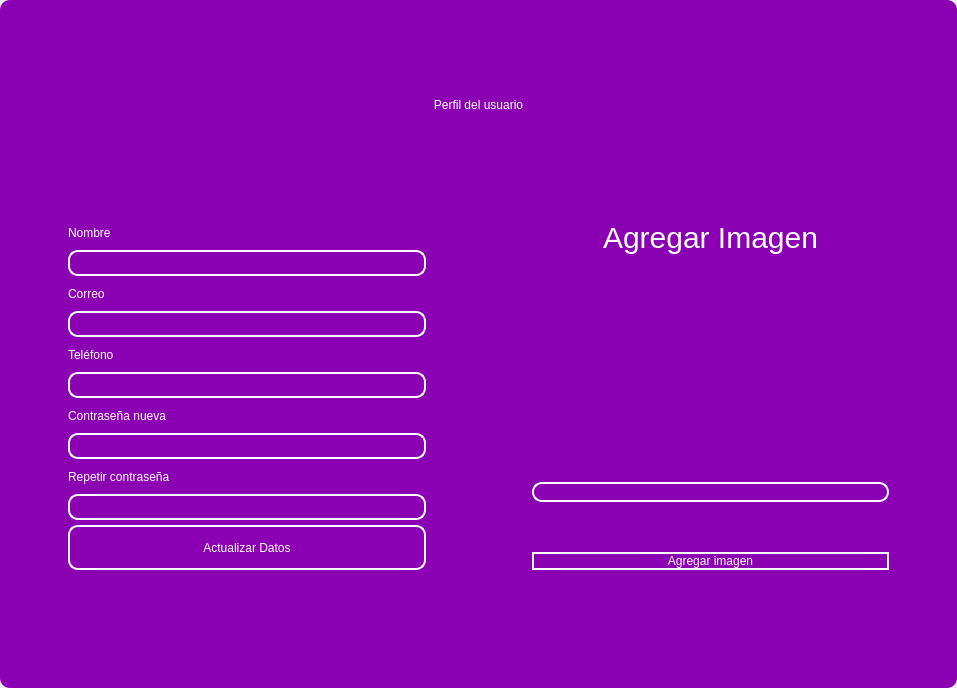
<?xml version="1.0" encoding="UTF-8"?>
<ui version="4.0">
 <class>MainWindow</class>
 <widget class="QMainWindow" name="MainWindow">
  <property name="geometry">
   <rect>
    <x>0</x>
    <y>0</y>
    <width>957</width>
    <height>688</height>
   </rect>
  </property>
  <property name="windowTitle">
   <string>MainWindow</string>
  </property>
  <property name="styleSheet">
   <string notr="true"/>
  </property>
  <widget class="QWidget" name="centralwidget">
   <property name="styleSheet">
    <string notr="true"/>
   </property>
   <layout class="QVBoxLayout" name="verticalLayout">
    <property name="spacing">
     <number>0</number>
    </property>
    <property name="leftMargin">
     <number>0</number>
    </property>
    <property name="topMargin">
     <number>0</number>
    </property>
    <property name="rightMargin">
     <number>0</number>
    </property>
    <property name="bottomMargin">
     <number>0</number>
    </property>
    <item>
     <widget class="QFrame" name="frame">
      <property name="enabled">
       <bool>true</bool>
      </property>
      <property name="styleSheet">
       <string notr="true">
QFrame {
border-radius:10px;
background-color: rgb(140, 0, 179);
 }
</string>
      </property>
      <property name="frameShape">
       <enum>QFrame::StyledPanel</enum>
      </property>
      <property name="frameShadow">
       <enum>QFrame::Raised</enum>
      </property>
      <layout class="QVBoxLayout" name="verticalLayout_2">
       <item>
        <widget class="QFrame" name="frame_superior">
         <property name="minimumSize">
          <size>
           <width>0</width>
           <height>40</height>
          </size>
         </property>
         <property name="maximumSize">
          <size>
           <width>16777215</width>
           <height>40</height>
          </size>
         </property>
         <property name="styleSheet">
          <string notr="true">QPushButton{
border-radius:18px;
}

QPushButton:hover{
	background-color: rgb(0, 0, 0);
}
</string>
         </property>
         <property name="frameShape">
          <enum>QFrame::StyledPanel</enum>
         </property>
         <property name="frameShadow">
          <enum>QFrame::Raised</enum>
         </property>
         <layout class="QHBoxLayout" name="horizontalLayout_3">
          <property name="spacing">
           <number>4</number>
          </property>
          <property name="leftMargin">
           <number>0</number>
          </property>
          <property name="topMargin">
           <number>0</number>
          </property>
          <property name="rightMargin">
           <number>0</number>
          </property>
          <property name="bottomMargin">
           <number>0</number>
          </property>
          <item>
           <widget class="QPushButton" name="btn_icon">
            <property name="text">
             <string/>
            </property>
            <property name="iconSize">
             <size>
              <width>40</width>
              <height>40</height>
             </size>
            </property>
           </widget>
          </item>
          <item>
           <spacer name="horizontalSpacer_2">
            <property name="orientation">
             <enum>Qt::Horizontal</enum>
            </property>
            <property name="sizeHint" stdset="0">
             <size>
              <width>443</width>
              <height>20</height>
             </size>
            </property>
           </spacer>
          </item>
          <item>
           <widget class="QPushButton" name="btn_exit">
            <property name="minimumSize">
             <size>
              <width>38</width>
              <height>38</height>
             </size>
            </property>
            <property name="maximumSize">
             <size>
              <width>38</width>
              <height>38</height>
             </size>
            </property>
            <property name="cursor">
             <cursorShape>PointingHandCursor</cursorShape>
            </property>
            <property name="text">
             <string/>
            </property>
            <property name="iconSize">
             <size>
              <width>35</width>
              <height>35</height>
             </size>
            </property>
           </widget>
          </item>
          <item>
           <widget class="QPushButton" name="bt_minimizar">
            <property name="minimumSize">
             <size>
              <width>38</width>
              <height>38</height>
             </size>
            </property>
            <property name="maximumSize">
             <size>
              <width>38</width>
              <height>38</height>
             </size>
            </property>
            <property name="cursor">
             <cursorShape>PointingHandCursor</cursorShape>
            </property>
            <property name="text">
             <string/>
            </property>
            <property name="icon">
             <iconset>
              <normaloff>image/minus.svg</normaloff>image/minus.svg</iconset>
            </property>
            <property name="iconSize">
             <size>
              <width>38</width>
              <height>38</height>
             </size>
            </property>
           </widget>
          </item>
          <item>
           <widget class="QPushButton" name="bt_maximizar">
            <property name="minimumSize">
             <size>
              <width>38</width>
              <height>38</height>
             </size>
            </property>
            <property name="maximumSize">
             <size>
              <width>38</width>
              <height>38</height>
             </size>
            </property>
            <property name="cursor">
             <cursorShape>PointingHandCursor</cursorShape>
            </property>
            <property name="text">
             <string/>
            </property>
            <property name="icon">
             <iconset>
              <normaloff>image/chevron-up.svg</normaloff>image/chevron-up.svg</iconset>
            </property>
            <property name="iconSize">
             <size>
              <width>38</width>
              <height>38</height>
             </size>
            </property>
           </widget>
          </item>
          <item>
           <widget class="QPushButton" name="bt_restaurar">
            <property name="minimumSize">
             <size>
              <width>38</width>
              <height>38</height>
             </size>
            </property>
            <property name="maximumSize">
             <size>
              <width>38</width>
              <height>38</height>
             </size>
            </property>
            <property name="cursor">
             <cursorShape>PointingHandCursor</cursorShape>
            </property>
            <property name="text">
             <string/>
            </property>
            <property name="icon">
             <iconset>
              <normaloff>image/chevron-down.svg</normaloff>image/chevron-down.svg</iconset>
            </property>
            <property name="iconSize">
             <size>
              <width>38</width>
              <height>38</height>
             </size>
            </property>
           </widget>
          </item>
          <item>
           <widget class="QPushButton" name="bt_cerrar">
            <property name="minimumSize">
             <size>
              <width>38</width>
              <height>38</height>
             </size>
            </property>
            <property name="maximumSize">
             <size>
              <width>38</width>
              <height>38</height>
             </size>
            </property>
            <property name="cursor">
             <cursorShape>PointingHandCursor</cursorShape>
            </property>
            <property name="text">
             <string/>
            </property>
            <property name="icon">
             <iconset>
              <normaloff>image/x.svg</normaloff>image/x.svg</iconset>
            </property>
            <property name="iconSize">
             <size>
              <width>38</width>
              <height>38</height>
             </size>
            </property>
           </widget>
          </item>
         </layout>
        </widget>
       </item>
       <item>
        <widget class="QLabel" name="label">
         <property name="minimumSize">
          <size>
           <width>0</width>
           <height>100</height>
          </size>
         </property>
         <property name="maximumSize">
          <size>
           <width>16777215</width>
           <height>100</height>
          </size>
         </property>
         <property name="styleSheet">
          <string notr="true">font: 30pt &quot;MS Shell Dlg 2&quot;;
color: rgb(255, 255, 255);</string>
         </property>
         <property name="text">
          <string>Perfil del usuario</string>
         </property>
         <property name="alignment">
          <set>Qt::AlignCenter</set>
         </property>
        </widget>
       </item>
       <item>
        <widget class="QFrame" name="frame_3">
         <property name="frameShape">
          <enum>QFrame::StyledPanel</enum>
         </property>
         <property name="frameShadow">
          <enum>QFrame::Raised</enum>
         </property>
         <layout class="QHBoxLayout" name="horizontalLayout_4">
          <item>
           <layout class="QVBoxLayout" name="verticalLayout_4">
            <property name="spacing">
             <number>5</number>
            </property>
            <property name="sizeConstraint">
             <enum>QLayout::SetMinAndMaxSize</enum>
            </property>
            <property name="leftMargin">
             <number>50</number>
            </property>
            <property name="topMargin">
             <number>50</number>
            </property>
            <property name="rightMargin">
             <number>50</number>
            </property>
            <property name="bottomMargin">
             <number>100</number>
            </property>
            <item>
             <widget class="QLabel" name="label_2">
              <property name="maximumSize">
               <size>
                <width>200</width>
                <height>25</height>
               </size>
              </property>
              <property name="styleSheet">
               <string notr="true">color: rgb(255, 255, 255);
font: 16pt &quot;MS Shell Dlg 2&quot;;</string>
              </property>
              <property name="text">
               <string>Nombre</string>
              </property>
             </widget>
            </item>
            <item>
             <widget class="QLineEdit" name="nametxt">
              <property name="maximumSize">
               <size>
                <width>500</width>
                <height>30</height>
               </size>
              </property>
              <property name="styleSheet">
               <string notr="true">QLineEdit{
background-color: rgba(0, 0, 0,0);
border-radius:10px; 
font: 12pt &quot;Arial&quot;;
color: rgb(255, 255, 254);
border: 2px solid  rgb(255, 255, 255);

}

QLineEdit:hover{
background-color: rgba(0, 0, 0,0);
border-radius:10px; 
font: 12pt &quot;Arial&quot;;
border: 2px solid  rgb(120, 0, 171);
}

QLineEdit:focus{
background-color: rgb(0, 0, 0);
border-radius:10px; 
font: 12pt &quot;Arial&quot;;
border: 2px solid rgb(120, 0, 171);
}

</string>
              </property>
             </widget>
            </item>
            <item>
             <widget class="QLabel" name="label_3">
              <property name="maximumSize">
               <size>
                <width>200</width>
                <height>25</height>
               </size>
              </property>
              <property name="styleSheet">
               <string notr="true">color: rgb(255, 255, 255);
font: 16pt &quot;MS Shell Dlg 2&quot;;</string>
              </property>
              <property name="text">
               <string>Correo</string>
              </property>
             </widget>
            </item>
            <item>
             <widget class="QLineEdit" name="emailtxt">
              <property name="maximumSize">
               <size>
                <width>500</width>
                <height>30</height>
               </size>
              </property>
              <property name="styleSheet">
               <string notr="true">QLineEdit{
background-color: rgba(0, 0, 0,0);
border-radius:10px; 
font: 12pt &quot;Arial&quot;;
color: rgb(255, 255, 254);
border: 2px solid  rgb(255, 255, 255);

}

QLineEdit:hover{
background-color: rgba(0, 0, 0,0);
border-radius:10px; 
font: 12pt &quot;Arial&quot;;
border: 2px solid  rgb(120, 0, 171);
}

QLineEdit:focus{
background-color: rgb(0, 0, 0);
border-radius:10px; 
font: 12pt &quot;Arial&quot;;
border: 2px solid rgb(120, 0, 171);
}

</string>
              </property>
             </widget>
            </item>
            <item>
             <widget class="QLabel" name="label_6">
              <property name="maximumSize">
               <size>
                <width>200</width>
                <height>25</height>
               </size>
              </property>
              <property name="styleSheet">
               <string notr="true">color: rgb(255, 255, 255);
font: 16pt &quot;MS Shell Dlg 2&quot;;</string>
              </property>
              <property name="text">
               <string>Teléfono</string>
              </property>
             </widget>
            </item>
            <item>
             <widget class="QLineEdit" name="phonetxt">
              <property name="maximumSize">
               <size>
                <width>500</width>
                <height>30</height>
               </size>
              </property>
              <property name="styleSheet">
               <string notr="true">QLineEdit{
background-color: rgba(0, 0, 0,0);
border-radius:10px; 
font: 12pt &quot;Arial&quot;;
color: rgb(255, 255, 254);
border: 2px solid  rgb(255, 255, 255);

}

QLineEdit:hover{
background-color: rgba(0, 0, 0,0);
border-radius:10px; 
font: 12pt &quot;Arial&quot;;
border: 2px solid  rgb(120, 0, 171);
}

QLineEdit:focus{
background-color: rgb(0, 0, 0);
border-radius:10px; 
font: 12pt &quot;Arial&quot;;
border: 2px solid rgb(120, 0, 171);
}

</string>
              </property>
             </widget>
            </item>
            <item>
             <widget class="QLabel" name="label_4">
              <property name="maximumSize">
               <size>
                <width>200</width>
                <height>25</height>
               </size>
              </property>
              <property name="styleSheet">
               <string notr="true">color: rgb(255, 255, 255);
font: 16pt &quot;MS Shell Dlg 2&quot;;</string>
              </property>
              <property name="text">
               <string>Contraseña nueva</string>
              </property>
             </widget>
            </item>
            <item>
             <widget class="QLineEdit" name="passwordtxt">
              <property name="maximumSize">
               <size>
                <width>500</width>
                <height>30</height>
               </size>
              </property>
              <property name="styleSheet">
               <string notr="true">QLineEdit{
background-color: rgba(0, 0, 0,0);
border-radius:10px; 
font: 12pt &quot;Arial&quot;;
color: rgb(255, 255, 254);
border: 2px solid  rgb(255, 255, 255);

}

QLineEdit:hover{
background-color: rgba(0, 0, 0,0);
border-radius:10px; 
font: 12pt &quot;Arial&quot;;
border: 2px solid  rgb(120, 0, 171);
}

QLineEdit:focus{
background-color: rgb(0, 0, 0);
border-radius:10px; 
font: 12pt &quot;Arial&quot;;
border: 2px solid rgb(120, 0, 171);
}

</string>
              </property>
              <property name="echoMode">
               <enum>QLineEdit::Password</enum>
              </property>
             </widget>
            </item>
            <item>
             <widget class="QLabel" name="label_5">
              <property name="maximumSize">
               <size>
                <width>200</width>
                <height>25</height>
               </size>
              </property>
              <property name="styleSheet">
               <string notr="true">color: rgb(255, 255, 255);
font: 16pt &quot;MS Shell Dlg 2&quot;;</string>
              </property>
              <property name="text">
               <string>Repetir contraseña</string>
              </property>
             </widget>
            </item>
            <item>
             <widget class="QLineEdit" name="passwordtxt2">
              <property name="maximumSize">
               <size>
                <width>500</width>
                <height>30</height>
               </size>
              </property>
              <property name="styleSheet">
               <string notr="true">QLineEdit{
background-color: rgba(0, 0, 0,0);
border-radius:10px; 
font: 12pt &quot;Arial&quot;;
color: rgb(255, 255, 254);
border: 2px solid  rgb(255, 255, 255);

}

QLineEdit:hover{
background-color: rgba(0, 0, 0,0);
border-radius:10px; 
font: 12pt &quot;Arial&quot;;
border: 2px solid  rgb(120, 0, 171);
}

QLineEdit:focus{
background-color: rgb(0, 0, 0);
border-radius:10px; 
font: 12pt &quot;Arial&quot;;
border: 2px solid rgb(120, 0, 171);
}

</string>
              </property>
              <property name="echoMode">
               <enum>QLineEdit::Password</enum>
              </property>
             </widget>
            </item>
            <item>
             <widget class="QPushButton" name="btn_update_profile">
              <property name="sizePolicy">
               <sizepolicy hsizetype="Expanding" vsizetype="Expanding">
                <horstretch>0</horstretch>
                <verstretch>0</verstretch>
               </sizepolicy>
              </property>
              <property name="maximumSize">
               <size>
                <width>500</width>
                <height>45</height>
               </size>
              </property>
              <property name="cursor">
               <cursorShape>PointingHandCursor</cursorShape>
              </property>
              <property name="styleSheet">
               <string notr="true">QPushButton{
border-radius:10px; 
font: 12pt &quot;Arial&quot;;
color: rgb(255, 255, 254);
border: 2px solid #ffffff;
}

QPushButton:hover{
border-radius:10px; 
font: 12pt &quot;Arial&quot;;
color: rgb(255, 255, 255);
border: 2px solid rgb(120, 0, 171);
	background-color: rgb(120, 0, 171);
}
</string>
              </property>
              <property name="text">
               <string>Actualizar Datos</string>
              </property>
             </widget>
            </item>
           </layout>
          </item>
          <item>
           <layout class="QVBoxLayout" name="verticalLayout_3">
            <property name="spacing">
             <number>50</number>
            </property>
            <property name="leftMargin">
             <number>50</number>
            </property>
            <property name="topMargin">
             <number>50</number>
            </property>
            <property name="rightMargin">
             <number>50</number>
            </property>
            <property name="bottomMargin">
             <number>100</number>
            </property>
            <item>
             <widget class="QLabel" name="label_7">
              <property name="styleSheet">
               <string notr="true">font-size: 30px;
color: rgb(255, 255, 255);</string>
              </property>
              <property name="text">
               <string>Agregar Imagen</string>
              </property>
              <property name="alignment">
               <set>Qt::AlignCenter</set>
              </property>
             </widget>
            </item>
            <item>
             <layout class="QHBoxLayout" name="horizontalLayout">
              <property name="spacing">
               <number>20</number>
              </property>
              <property name="rightMargin">
               <number>0</number>
              </property>
              <item>
               <spacer name="horizontalSpacer_3">
                <property name="orientation">
                 <enum>Qt::Vertical</enum>
                </property>
                <property name="sizeHint" stdset="0">
                 <size>
                  <width>20</width>
                  <height>20</height>
                 </size>
                </property>
               </spacer>
              </item>
              <item>
               <widget class="QLabel" name="image_label">
                <property name="minimumSize">
                 <size>
                  <width>0</width>
                  <height>0</height>
                 </size>
                </property>
                <property name="maximumSize">
                 <size>
                  <width>100</width>
                  <height>100</height>
                 </size>
                </property>
                <property name="frameShape">
                 <enum>QFrame::NoFrame</enum>
                </property>
                <property name="text">
                 <string/>
                </property>
                <property name="alignment">
                 <set>Qt::AlignCenter</set>
                </property>
               </widget>
              </item>
              <item>
               <spacer name="horizontalSpacer">
                <property name="orientation">
                 <enum>Qt::Vertical</enum>
                </property>
                <property name="sizeHint" stdset="0">
                 <size>
                  <width>20</width>
                  <height>20</height>
                 </size>
                </property>
               </spacer>
              </item>
             </layout>
            </item>
            <item>
             <widget class="QLineEdit" name="imagetxt">
              <property name="enabled">
               <bool>false</bool>
              </property>
              <property name="minimumSize">
               <size>
                <width>0</width>
                <height>14</height>
               </size>
              </property>
              <property name="maximumSize">
               <size>
                <width>16777215</width>
                <height>35</height>
               </size>
              </property>
              <property name="styleSheet">
               <string notr="true">QLineEdit{
background-color: rgba(0, 0, 0,0);
border-radius:10px; 
font: 12pt &quot;Arial&quot;;
color: rgb(255, 255, 254);
border: 2px solid  rgb(255, 255, 255);

}

QLineEdit:hover{
background-color: rgba(0, 0, 0,0);
border-radius:10px; 
font: 12pt &quot;Arial&quot;;
border: 2px solid  rgb(120, 0, 171);
}

QLineEdit:focus{
background-color: rgb(0, 0, 0);
border-radius:10px; 
font: 12pt &quot;Arial&quot;;
border: 2px solid rgb(120, 0, 171);
}

</string>
              </property>
             </widget>
            </item>
            <item>
             <widget class="QPushButton" name="btn_add_image">
              <property name="cursor">
               <cursorShape>PointingHandCursor</cursorShape>
              </property>
              <property name="styleSheet">
               <string notr="true">QPushButton{
border-radius:10px; 
font: 12pt &quot;Arial&quot;;
color: rgb(255, 255, 254);
border: 2px solid #ffffff;
}

QPushButton:hover{
border-radius:10px; 
font: 12pt &quot;Arial&quot;;
color: rgb(255, 255, 255);
border: 2px solid rgb(120, 0, 171);
	background-color: rgb(120, 0, 171);
}
</string>
              </property>
              <property name="text">
               <string>Agregar imagen</string>
              </property>
             </widget>
            </item>
           </layout>
          </item>
         </layout>
        </widget>
       </item>
      </layout>
     </widget>
    </item>
   </layout>
  </widget>
 </widget>
 <resources/>
 <connections/>
</ui>
